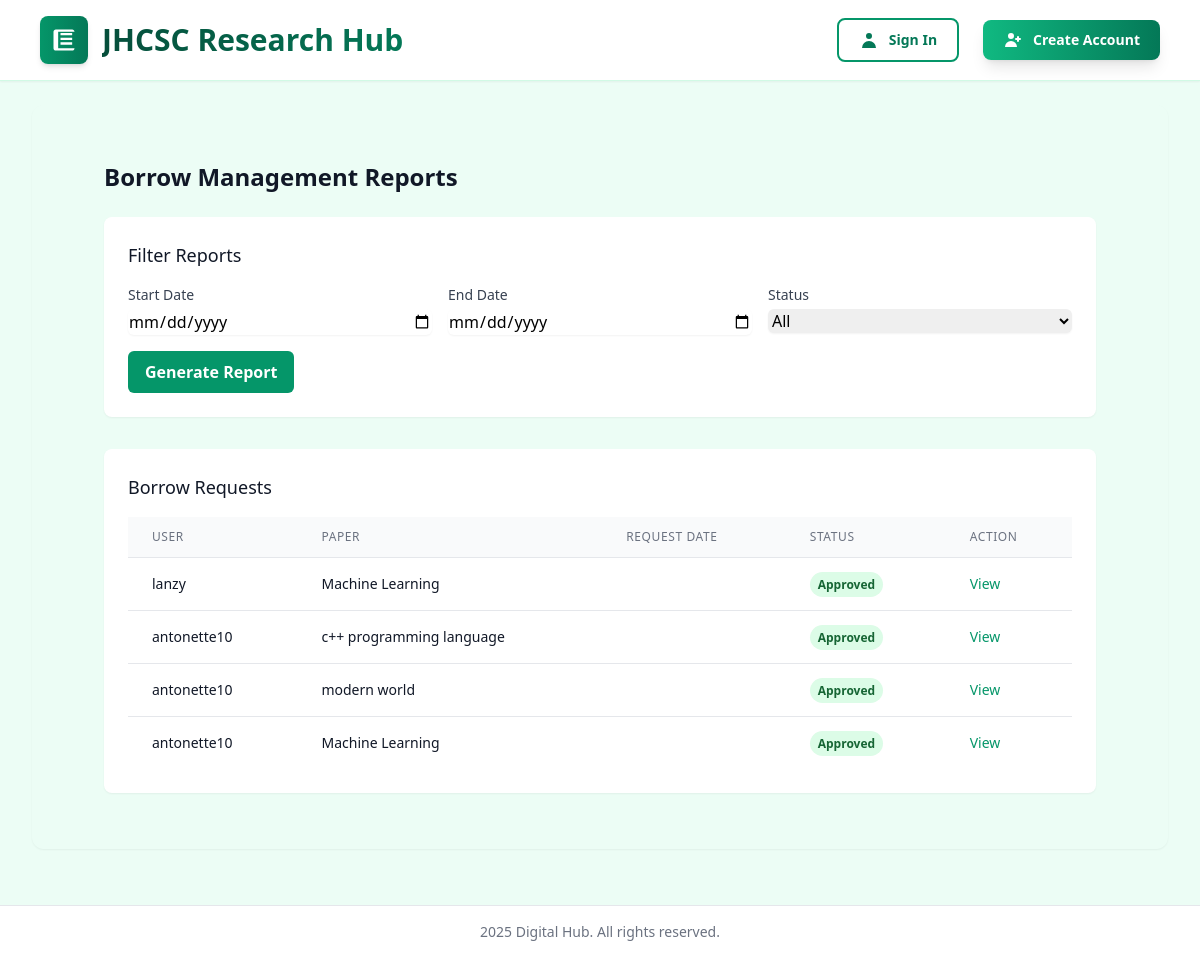
The page /accounts/admin/reports/ on the database its author committed.
### scholar/models.py (models this page shows, shortened)
class Borrow(models.Model):
    STATUS_CHOICES = [
        ('pending', 'Pending Approval'),
        ('approved', 'Approved'),
        ('rejected', 'Rejected'),
        ('reserved', 'Reserved'),
    ]
    RETURN_STATUS_CHOICES = [
        ('pending', 'Pending Return Approval'),
        ('approved', 'Return Approved'),
        ('rejected', 'Return Rejected'),
    ]
    user = models.ForeignKey(User, on_delete=models.CASCADE)
    paper = models.ForeignKey(Paper, on_delete=models.CASCADE)
    borrow_date = models.DateTimeField(auto_now_add=True)
    return_date = models.DateTimeField(null=True, blank=True)
    status = models.CharField(max_length=10, choices=STATUS_CHOICES, default='pending')
    return_status = models.CharField(max_length=10, choices=RETURN_STATUS_CHOICES, null=True, blank=True)
    is_returned = models.BooleanField(default=False)  # Add this field
    due_date = models.DateTimeField(null=True, blank=True)
    class Meta:
        ordering = ['-borrow_date']

class Paper(models.Model):
    title = models.CharField(max_length=255)
    authors = models.ManyToManyField('Author', related_name='papers')
    abstract = models.TextField()
    publication_date = models.DateField()
    citations = models.PositiveIntegerField(default=0)
    available_copies = models.PositiveIntegerField(default=1)
    view_count = models.PositiveIntegerField(default=0)
    viewers = models.ManyToManyField(User, related_name='viewed_papers', blank=True)
    pdf_file = models.FileField(upload_to='papers/', blank=True, null=True)  # Add this field

### scholar/views.py (the view)
# urls.py: path('admin/reports/', views.admin_reports, name='admin_reports'),
def admin_reports(request):
    borrows = Borrow.objects.all()
    return render(request, 'scholar/admin_reports.html', {'borrows': borrows})

### scholar/templates/scholar/admin_reports.html (shortened to what this page needs)
{% extends 'scholar/base.html' %}
{% block content %}
<div class="container mx-auto px-4 py-8">
    <h1 class="text-2xl font-semibold text-gray-900 mb-6">Borrow Management Reports</h1>
    <div class="bg-white shadow-sm rounded-lg p-6 mb-8">
        <h2 class="text-lg font-medium text-gray-900 mb-4">Filter Reports</h2>
        <form id="report-filters" class="grid grid-cols-1 md:grid-cols-3 gap-4">
            <div>
                <label for="start_date" class="block text-sm font-medium text-gray-700">Start Date</label>
                <input type="date" id="start_date" name="start_date" class="mt-1 block w-full rounded-md border-gray-300 shadow-sm focus:border-emerald-500 focus:ring-emerald-500">
            </div>
            <div>
                <label for="end_date" class="block text-sm font-medium text-gray-700">End Date</label>
                <input type="date" id="end_date" name="end_date" class="mt-1 block w-full rounded-md border-gray-300 shadow-sm focus:border-emerald-500 focus:ring-emerald-500">
            </div>
            <div>
                <label for="status" class="block text-sm font-medium text-gray-700">Status</label>
                <select id="status" name="status" class="mt-1 block w-full rounded-md border-gray-300 shadow-sm focus:border-emerald-500 focus:ring-emerald-500">
                    <option value="">All</option>
                </select>
            </div>
            <div class="md:col-span-3">
                <button type="button" onclick="generateReport()" class="inline-flex items-center px-4 py-2 bg-emerald-600 border border-transparent rounded-md font-semibold text-white hover:bg-emerald-700 focus:outline-none focus:ring-2 focus:ring-offset-2 focus:ring-emerald-500">
                    Generate Report
                </button>
            </div>
        </form>
    </div>
    <div id="report-table" class="bg-white shadow-sm rounded-lg p-6">
        <h2 class="text-lg font-medium text-gray-900 mb-4">Borrow Requests</h2>
        <div class="overflow-x-auto">
            <table class="min-w-full divide-y divide-gray-200">
                <thead class="bg-gray-50">
                    <tr>
                        <th scope="col" class="px-6 py-3 text-left text-xs font-medium text-gray-500 uppercase tracking-wider">User</th>
                        <th scope="col" class="px-6 py-3 text-left text-xs font-medium text-gray-500 uppercase tracking-wider">Paper</th>
                        <th scope="col" class="px-6 py-3 text-left text-xs font-medium text-gray-500 uppercase tracking-wider">Request Date</th>
                        <th scope="col" class="px-6 py-3 text-left text-xs font-medium text-gray-500 uppercase tracking-wider">Status</th>
                        <th scope="col" class="px-6 py-3 text-left text-xs font-medium text-gray-500 uppercase tracking-wider">Action</th>
                    </tr>
                </thead>
                <tbody id="report-body" class="bg-white divide-y divide-gray-200">
                    {% for borrow in borrows %}
                    <tr>
                        <td class="px-6 py-4 whitespace-nowrap text-sm text-gray-900">{{ borrow.user.username }}</td>
                        <td class="px-6 py-4 whitespace-nowrap text-sm text-gray-900">{{ borrow.paper.title }}</td>
                        <td class="px-6 py-4 whitespace-nowrap text-sm text-gray-900">{{ borrow.request_date|date:"Y-m-d" }}</td>
                        <td class="px-6 py-4 whitespace-nowrap text-sm text-gray-900">
                            <span class="px-2 py-1 text-xs font-semibold rounded-full
                                {% if borrow.status == 'pending' %}bg-yellow-100 text-yellow-800
                                {% elif borrow.status == 'approved' %}bg-green-100 text-green-800
                                {% elif borrow.status == 'rejected' %}bg-red-100 text-red-800
                                {% elif borrow.status == 'returned' %}bg-blue-100 text-blue-800{% endif %}">
                                {{ borrow.status|title }}
                            </span>
                        </td>
                        <td class="px-6 py-4 whitespace-nowrap text-sm text-gray-900">
                            <a href="{% url 'view_borrow' borrow.id %}" class="text-emerald-600 hover:text-emerald-900">View</a>
                        </td>
                    </tr>
                    {% empty %}
                    <tr>
                        <td colspan="5" class="px-6 py-4 text-center text-sm text-gray-500">No borrow requests found.</td>
                    </tr>
                    {% endfor %}
                </tbody>
            </table>
        </div>
    </div>
</div>
{% endblock %}

### rows shown on the page
Borrow: user.username "lanzy", paper "Machine Learning", status "Approved"
Borrow: user.username "antonette10", paper "c++ programming language", status "Approved"
Borrow: user.username "antonette10", paper "modern world", status "Approved"
Borrow: user.username "antonette10", paper "Machine Learning", status "Approved"
